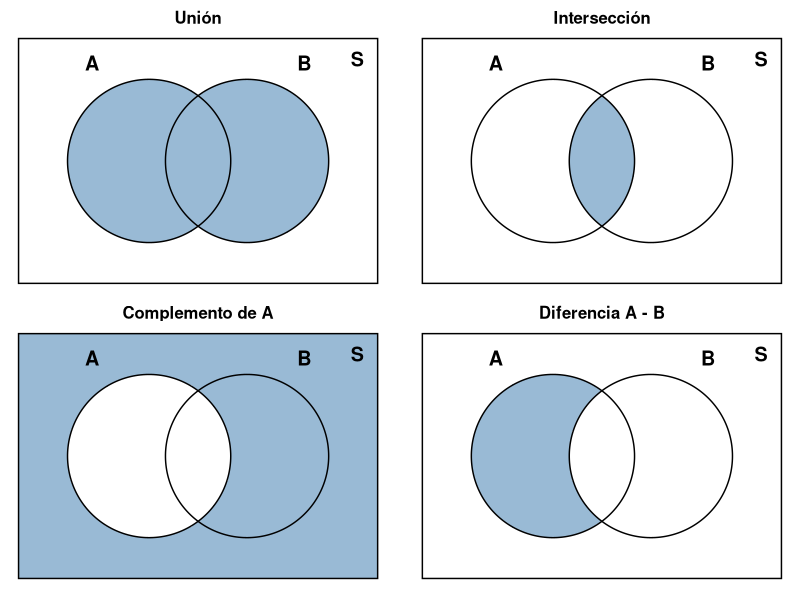
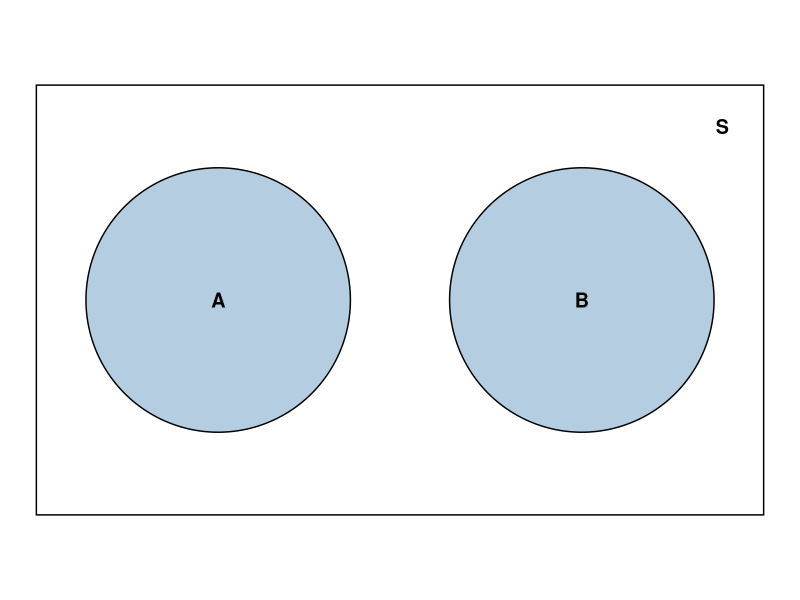
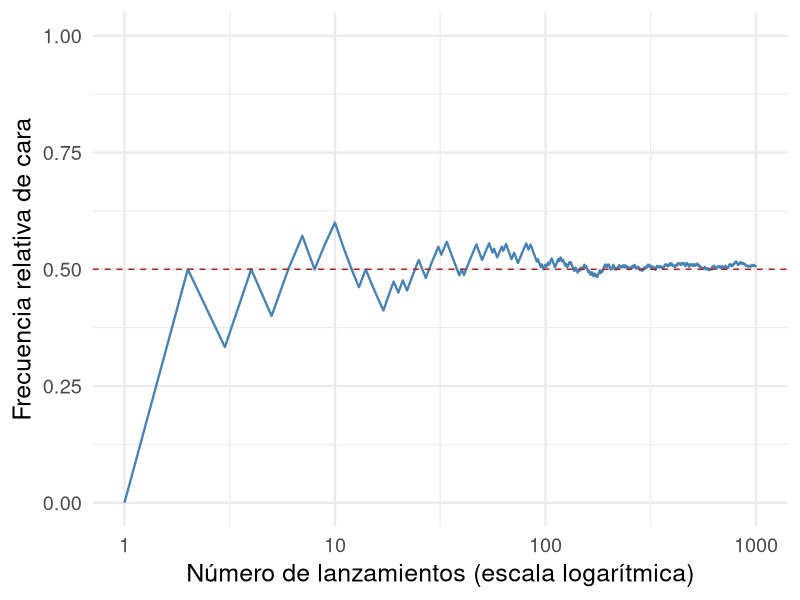
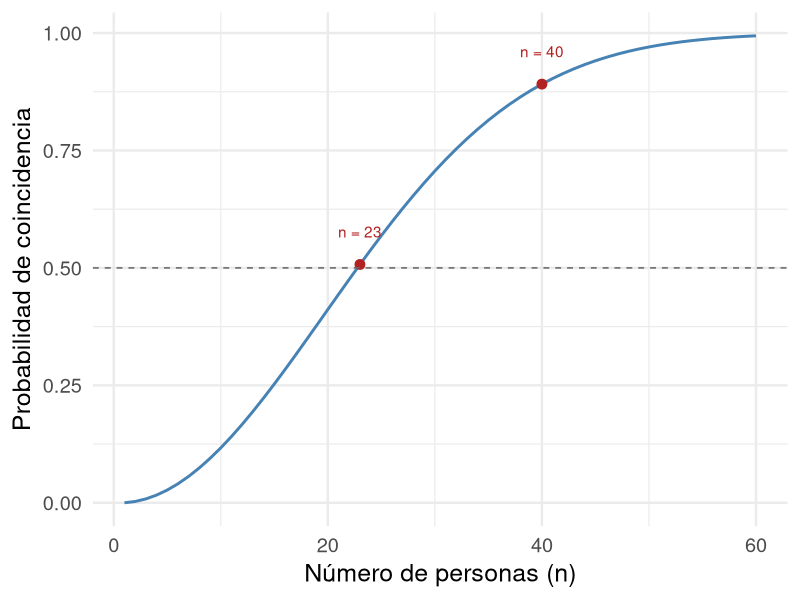
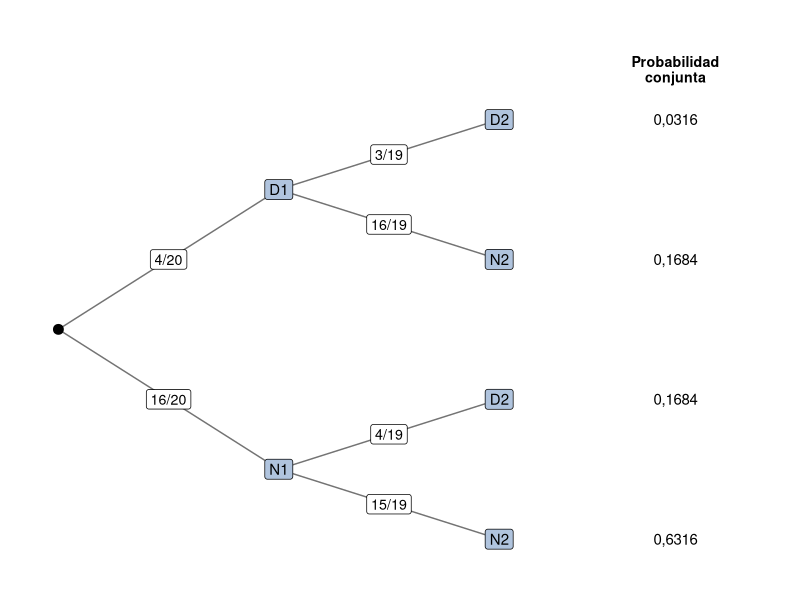
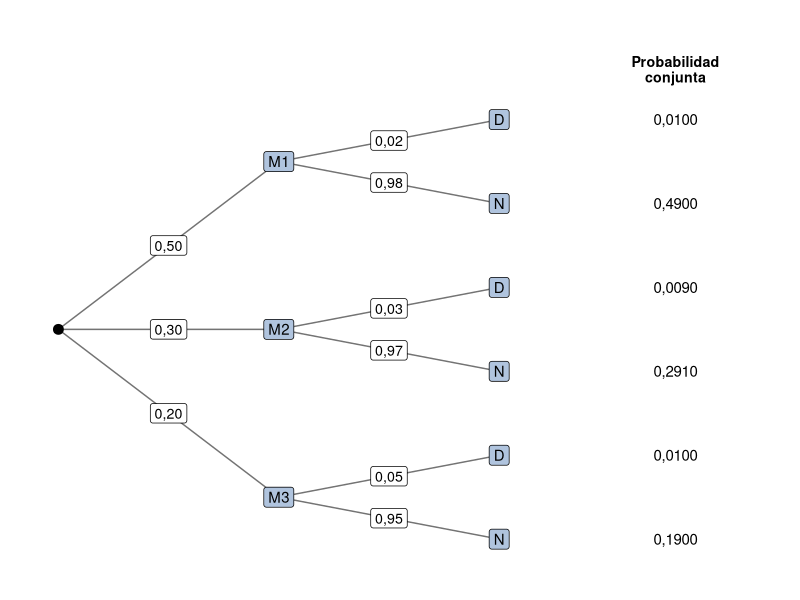
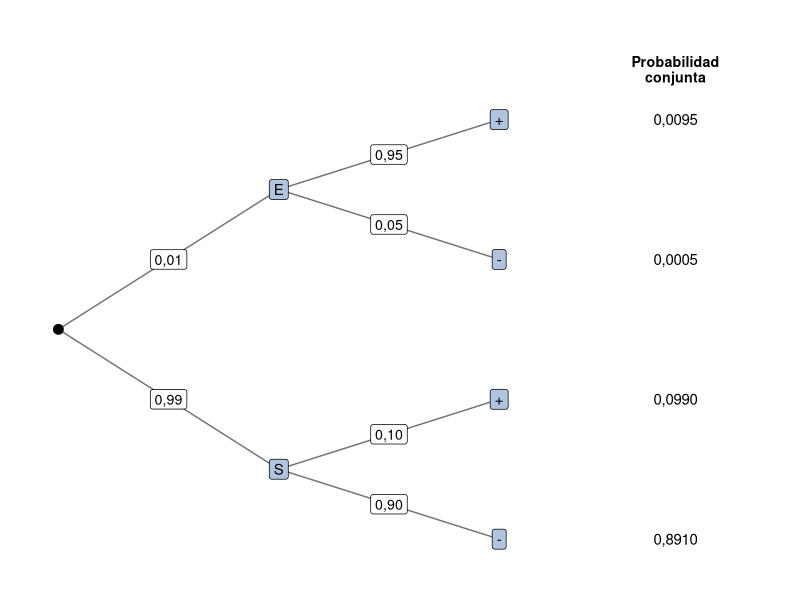

The R script that drew these images, in order:
## ---- chunk 1
#| label: setup
#| include: false
library(ggplot2)
theme_set(theme_minimal(base_size = 18))
# Dibuja un diagrama de árbol de dos etapas.
# n1, p1, l1: nombres, probabilidades y etiquetas de la primera etapa (k ramas)
# n2: nombres de la segunda etapa (m ramas, iguales para cada rama anterior)
# p2, l2: matrices k x m con las probabilidades condicionales y sus etiquetas
arbol <- function(n1, p1, l1, n2, p2, l2) {
  k <- length(n1); m <- length(n2)
  y2 <- seq(1, 0, length.out = k * m)
  y1 <- sapply(1:k, function(i) mean(y2[((i - 1) * m + 1):(i * m)]))
  ramas <- rbind(
    data.frame(x = 0, y = 0.5, xend = 1, yend = y1, lab = l1),
    data.frame(x = 1, y = rep(y1, each = m), xend = 2, yend = y2,
               lab = as.vector(t(l2)))
  )
  nodos <- data.frame(x = c(rep(1, k), rep(2, k * m)), y = c(y1, y2),
                      nombre = c(n1, rep(n2, k)))
  conj <- rep(p1, each = m) * as.vector(t(p2))
  finales <- data.frame(x = 2.8, y = y2,
                        lab = formatC(conj, format = "f", digits = 4,
                                      decimal.mark = ","))
  ggplot() +
    geom_segment(data = ramas, aes(x = x, y = y, xend = xend, yend = yend),
                 color = "grey45") +
    geom_label(data = ramas, aes(x = (x + xend) / 2, y = (y + yend) / 2,
                                 label = lab), size = 3.6, fill = "white") +
    geom_label(data = nodos, aes(x = x, y = y, label = nombre),
               fill = "lightsteelblue", size = 3.8) +
    geom_text(data = finales, aes(x = x, y = y, label = lab), size = 3.8) +
    annotate("text", x = 2.8, y = 1.12, label = "Probabilidad\nconjunta",
             size = 3.6, fontface = "bold", lineheight = 0.9) +
    annotate("point", x = 0, y = 0.5, size = 3) +
    scale_x_continuous(limits = c(-0.1, 3.2)) +
    scale_y_continuous(limits = c(-0.08, 1.22)) +
    theme_void()
}
## ---- chunk 2
#| echo: false
#| fig-width: 7
#| fig-height: 5
#| fig-align: center
rejilla <- expand.grid(x = seq(-2.2, 2.2, length.out = 330),
                       y = seq(-1.5, 1.5, length.out = 230))
en_A <- (rejilla$x + 0.6)^2 + rejilla$y^2 <= 1
en_B <- (rejilla$x - 0.6)^2 + rejilla$y^2 <= 1
paneles <- c("Unión", "Intersección", "Complemento de A", "Diferencia A - B")
regiones <- rbind(
  data.frame(rejilla, panel = paneles[1], dentro = en_A | en_B),
  data.frame(rejilla, panel = paneles[2], dentro = en_A & en_B),
  data.frame(rejilla, panel = paneles[3], dentro = !en_A),
  data.frame(rejilla, panel = paneles[4], dentro = en_A & !en_B)
)
regiones$panel <- factor(regiones$panel, levels = paneles)
th <- seq(0, 2 * pi, length.out = 200)
circulos <- rbind(data.frame(x = -0.6 + cos(th), y = sin(th), evento = "A"),
                  data.frame(x =  0.6 + cos(th), y = sin(th), evento = "B"))
ggplot() +
  geom_raster(data = subset(regiones, dentro), aes(x = x, y = y),
              fill = "steelblue", alpha = 0.55) +
  geom_path(data = circulos, aes(x = x, y = y, group = evento)) +
  annotate("rect", xmin = -2.2, xmax = 2.2, ymin = -1.5, ymax = 1.5,
           fill = NA, color = "black") +
  geom_text(data = data.frame(x = c(-1.3, 1.3, 1.95), y = c(1.2, 1.2, 1.25),
                              etiqueta = c("A", "B", "S")),
            aes(x = x, y = y, label = etiqueta), size = 5, fontface = "bold") +
  facet_wrap(~ panel, ncol = 2) +
  coord_fixed() +
  theme_void() +
  theme(strip.text = element_text(size = 12, face = "bold"))
## ---- chunk 3
#| echo: false
#| fig-width: 4.5
#| fig-height: 2.8
#| fig-align: center
circ_disj <- rbind(data.frame(x = -1.1 + 0.8 * cos(th), y = 0.8 * sin(th), evento = "A"),
                   data.frame(x =  1.1 + 0.8 * cos(th), y = 0.8 * sin(th), evento = "B"))
ggplot(circ_disj, aes(x = x, y = y, group = evento)) +
  geom_polygon(fill = "steelblue", alpha = 0.4, color = "black") +
  annotate("rect", xmin = -2.2, xmax = 2.2, ymin = -1.3, ymax = 1.3,
           fill = NA, color = "black") +
  annotate("text", x = c(-1.1, 1.1, 1.95), y = c(0, 0, 1.05),
           label = c("A", "B", "S"), size = 5, fontface = "bold") +
  coord_fixed() +
  theme_void()
## ---- chunk 4
#| echo: false
#| fig-width: 8
#| fig-height: 3.6
#| fig-align: center
set.seed(2027)
lanzamientos <- sample(c("Cara", "Sello"), size = 1000, replace = TRUE)
frec_rel <- cumsum(lanzamientos == "Cara") / seq_along(lanzamientos)
ggplot(data.frame(n = seq_along(frec_rel), f = frec_rel), aes(x = n, y = f)) +
  geom_line(color = "steelblue", linewidth = 0.8) +
  geom_hline(yintercept = 0.5, linetype = "dashed", color = "firebrick") +
  scale_x_log10(breaks = c(1, 10, 100, 1000)) +
  scale_y_continuous(limits = c(0, 1)) +
  labs(x = "Número de lanzamientos (escala logarítmica)",
       y = "Frecuencia relativa de cara")
## ---- chunk 5
#| echo: true
choose(10, 3)
choose(45, 6)
factorial(10) / factorial(7)
## ---- chunk 6
#| echo: false
#| fig-width: 8
#| fig-height: 3.4
#| fig-align: center
n <- 1:60
p_coincide <- sapply(n, function(k) 1 - prod((365 - 0:(k - 1)) / 365))
ggplot(data.frame(n = n, p = p_coincide), aes(x = n, y = p)) +
  geom_line(color = "steelblue", linewidth = 1) +
  geom_point(data = data.frame(n = c(23, 40), p = p_coincide[c(23, 40)]),
             color = "firebrick", size = 3) +
  geom_hline(yintercept = 0.5, linetype = "dashed", color = "grey40") +
  annotate("text", x = c(23, 40), y = p_coincide[c(23, 40)] + 0.07,
           label = c("n = 23", "n = 40"), color = "firebrick") +
  labs(x = "Número de personas (n)", y = "Probabilidad de coincidencia")
## ---- chunk 7
#| echo: false
#| fig-width: 8
#| fig-height: 3.6
#| fig-align: center
arbol(n1 = c("D1", "N1"), p1 = c(4/20, 16/20), l1 = c("4/20", "16/20"),
      n2 = c("D2", "N2"),
      p2 = matrix(c(3/19, 16/19, 4/19, 15/19), nrow = 2, byrow = TRUE),
      l2 = matrix(c("3/19", "16/19", "4/19", "15/19"), nrow = 2, byrow = TRUE))
## ---- chunk 8
#| echo: false
#| fig-width: 8
#| fig-height: 4
#| fig-align: center
arbol(n1 = c("M1", "M2", "M3"), p1 = c(0.5, 0.3, 0.2),
      l1 = c("0,50", "0,30", "0,20"),
      n2 = c("D", "N"),
      p2 = matrix(c(0.02, 0.98, 0.03, 0.97, 0.05, 0.95), nrow = 3, byrow = TRUE),
      l2 = matrix(c("0,02", "0,98", "0,03", "0,97", "0,05", "0,95"),
                  nrow = 3, byrow = TRUE))
## ---- chunk 9
#| echo: false
#| fig-width: 9
#| fig-height: 4.2
#| fig-align: center
arbol(n1 = c("E", "S"), p1 = c(0.01, 0.99), l1 = c("0,01", "0,99"),
      n2 = c("+", "-"),
      p2 = matrix(c(0.95, 0.05, 0.10, 0.90), nrow = 2, byrow = TRUE),
      l2 = matrix(c("0,95", "0,05", "0,10", "0,90"), nrow = 2, byrow = TRUE))
## ---- chunk 10
#| echo: true
set.seed(123)
sample(1:6, size = 10, replace = TRUE)               # dado
sample(c("Cara", "Sello"), size = 5, replace = TRUE) # moneda
sample(1:45, size = 6)                                # lotería
## ---- chunk 11
#| echo: true
set.seed(1)
n <- 100000
d1 <- sample(1:6, n, replace = TRUE)
d2 <- sample(1:6, n, replace = TRUE)
mean(d1 + d2 == 7)
## ---- chunk 12
#| echo: true
set.seed(10)
coincide <- replicate(10000, {
  c23 <- sample(1:365, 23, replace = TRUE)
  any(duplicated(c23))
})
mean(coincide)
## ---- chunk 13
#| echo: true
priori <- c(M1 = 0.50, M2 = 0.30, M3 = 0.20)    # P(Mi)
veros  <- c(M1 = 0.02, M2 = 0.03, M3 = 0.05)    # P(D | Mi)
conjunta <- priori * veros
sum(conjunta)                                    # P(D)
round(conjunta / sum(conjunta), 3)               # P(Mi | D)
